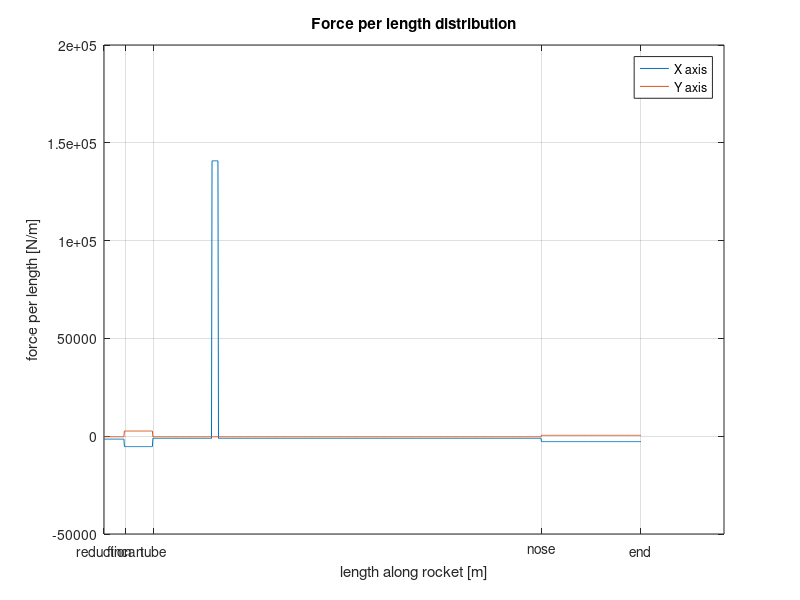
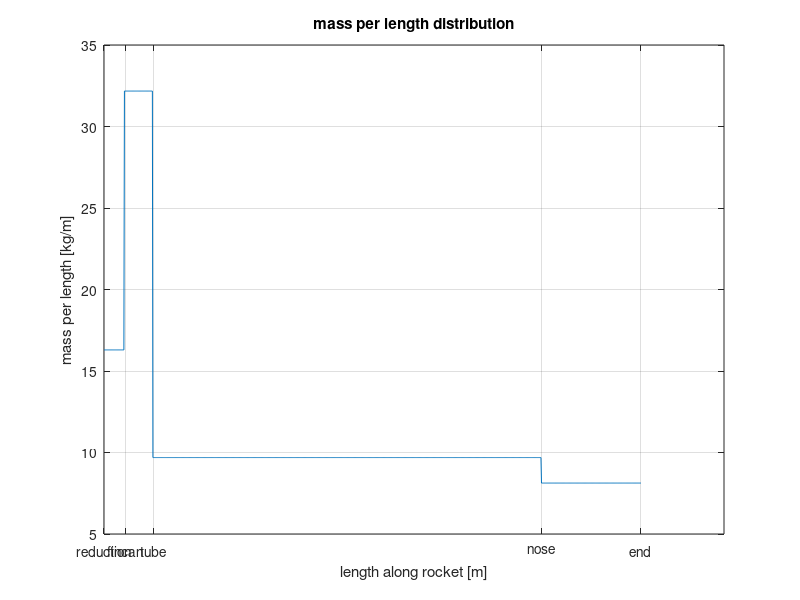

The MATLAB script that drew these images, in order: (Note: this script raises an error after producing the figures.)
clear all
close all
% constants
g = 9.81; %m/s^2
elevation = 0.3; %[rad] elevation at the moment of the highest loads (used for transforming gravity load vector from earth css to body fixed css)
ndiv = 1000; % number of divisions of the length of the rocket

% module beginning x coordinates (with respect to the base of the rocket) unit: [m]

X.nose = 3530e-3;
X.canfins = 170e-3;
X.redu = 0e-3;
X.tube = 400e-3;


% module lenghts, unit: [m]

L.nose = 800e-3;
L.canfins = 230e-3;
L.redu = 170e-3;
L.tube = 3130e-3;
L.whole = L.nose + L.canfins + L.redu + L.tube;

% module actual dry masses, unit: [kg]

M.nose = 6.5;
M.canfins = 5+2.4;
M.redu = 1+1.77;
M.tube = 19-1.77-2.4 + 11.5 + 2 + 2;
M.whole = M.nose + M.canfins + M.redu + M.tube;

% module aerodynamic forces along X axis of body fixed coordinate system of
% the rocket [1,0,0] unit: [N]

Ax.nose = -860*2;
Ax.canfins = -333.5*2;
Ax.redu = -23.5*2;
Ax.tube = -570.8*2;
Ax.whole = Ax.nose + Ax.canfins + Ax.redu + Ax.tube;

% module aerodynamic forces along Y axis of body fixed coordinate system of
% the rocket [0,1,0] unit: [N]

Ay.nose = 801.6;
Ay.canfins = 1112;
Ay.redu = 143.2;
Ay.tube = 1146.8;
Ay.whole = Ay.nose + Ay.canfins + Ay.redu + Ay.tube;

%Thrust load in body fixed css
Thrust.F = 7094;%[N] 

%Thrust load application point (head of the motor)
Thrust.x = 900e-3; %[m] to be reviewed
%Thrust load distribution span (to avoid numerical error)
Thrust.span = 50e-3; %[m]

% calculating force, mass distribution along x axis of rocket

Force = zeros(ndiv,2); % N/m
Mass = zeros(ndiv,1); % kg/m

%indexes of beginnings of the modules
index.redu = 1;
index.canfins = floor(ndiv.*X.canfins./L.whole);
index.tube = floor(ndiv.*X.tube./L.whole);
index.nose = floor(ndiv.*X.nose./L.whole);

%mass per length vector
%reduction
Mass(1:index.canfins,1) = M.redu./(L.redu);
%fincan
Mass(index.canfins:index.tube,1) = M.canfins./(L.canfins);
%tube
Mass(index.tube:index.nose,1) = M.tube./(L.tube);
%nosecone
Mass(index.nose:floor(ndiv),1) = M.nose./(L.nose);

%total force and acceleration
Ftotal = [Ax.whole + Thrust.F ; Ay.whole];
atotal = Ftotal./M.whole;

%inertial force distribution F(x) = a*dm(x)

Force_i(:,1) = -atotal(1).*Mass;
Force_i(:,2) = -atotal(2).*Mass;



%reduction
Force(1:index.canfins,1) = Ax.redu/L.redu + Force_i(1:index.canfins,1);
Force(1:index.canfins,2) = Ay.redu/L.redu + Force_i(1:index.canfins,2);
%fincan + fins
Force(index.canfins:index.tube,1) = Ax.canfins/L.canfins + Force_i(index.canfins:index.tube,1);
Force(index.canfins:index.tube,2) = Ay.canfins/L.canfins + Force_i(index.canfins:index.tube,2);
%tube
Force(index.tube:index.nose,1) = Ax.tube/L.tube + Force_i(index.tube:index.nose,1);
Force(index.tube:index.nose,2) = Ay.tube/L.tube + Force_i(index.tube:index.nose,2);
%nosecone
Force(index.nose:floor(ndiv),1) = Ax.nose/L.nose + Force_i(index.nose:floor(ndiv),1);
Force(index.nose:floor(ndiv),2) = Ay.nose/L.nose + Force_i(index.nose:floor(ndiv),2);

%adding thrust to force vector

Force(floor(ndiv.*(Thrust.x-0.5*Thrust.span)./L.whole):floor(ndiv.*(Thrust.x+0.5*Thrust.span)./L.whole),1) = Force(floor(ndiv.*(Thrust.x-0.5*Thrust.span)./L.whole):floor(ndiv.*(Thrust.x+0.5*Thrust.span)./L.whole),1) + Thrust.F./Thrust.span;

figure
plot(linspace(0,L.whole,ndiv),Force(:,1))
hold on
plot(linspace(0,L.whole,ndiv),Force(:,2))
ylabel("force per length [N/m]")
xlabel("length along rocket [m]")
xticks([X.redu X.canfins X.tube X.nose L.whole]);
xticklabels({'reduction','fincan','tube','nose','end'})
legend("X axis","Y axis")
grid on
title("Force per length distribution")

figure
plot(linspace(0,L.whole,ndiv),Mass)
grid on
ylabel("mass per length [kg/m]")
xlabel("length along rocket [m]")
xticks([X.redu X.canfins X.tube X.nose L.whole]);
xticklabels({'reduction','fincan','tube','nose','end'})
title("mass per length distribution")

%calculating residuals (the closer they are to 0 the better)
Residual.X_force = trapz(linspace(0,L.whole,ndiv),Force(:,1));
Residual.Y_force = trapz(linspace(0,L.whole,ndiv),Force(:,2));
Residual.inertial = Ftotal + [trapz(linspace(0,L.whole,ndiv),Force_i(:,1)) trapz(linspace(0,L.whole,ndiv),Force_i(:,2))]';
Residual.Mass = trapz(linspace(0,L.whole,ndiv),Mass) - M.whole;



%integrating the forces to get normal force, shear force and bending moment
%as function of x

% normal force

Fx = griddedInterpolant(linspace(0,L.whole,ndiv),Force(:,1),"linear");
Fy = griddedInterpolant(linspace(0,L.whole,ndiv),Force(:,2),"linear");

Force_x = @(x) Fx(x);
Force_y = @(y) Fy(y);
Moment = @(x,s) Force_y(s).*(s-x);

for i = 1:ndiv
    l = (i/ndiv)*L.whole;
N(i) = -integral(Force_x,0,l);
T(i) = integral(Force_y,0,l);
Mg(i) = -integral(@(s) Moment(l,s),l,L.whole);
end

figure
plot(linspace(0,L.whole,ndiv),T);
hold on
plot(linspace(0,L.whole,ndiv),N);
legend("Shear Force (T)","Normal Force (N)")
grid on
xlabel("Length along rocket [m]")
ylabel("Force [N]")
title("Shear and normal force along length")

figure
plot(linspace(0,L.whole,ndiv),Mg);
grid on
xlabel("Length along rocket [m]")
ylabel("Bending Moment [Nm]")
title("Bending moment along length")










